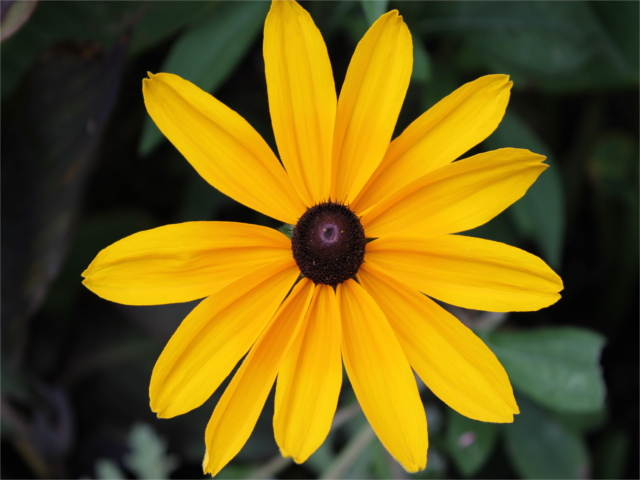
#> input picture TP2/images/picture.bmp, 640 x 480 px; the run also reads 1 picture not shown here
$ jupyter execute --allow-errors TP2.ipynb
#> lines starting #> are read from the running program, lines starting #| are printed output that depends on the picture
[cell 1]
import matplotlib.pyplot as plot

x = [1, 2, 3, 4, 5, 6, 7, 8, 9, 10]
y = [0, 1, 0, 0, 1, 0, 1, 1, 1, 0]
plot.plot(x, y, linewidth=3, drawstyle="steps", color="#00363a")
plot.show()
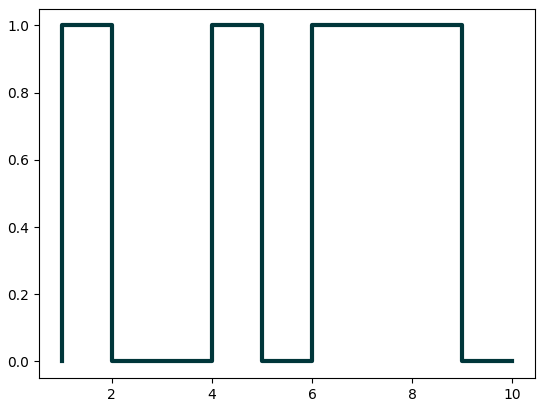
#> figure drawn by matplotlib, 1 panel; curve peaks at x = 2, y = 1

[cell 2]
from pandas import json_normalize
import pandas as pd
import json
import matplotlib.pyplot as plot

#> (the rest of this cell did not finish here and is left out)

[cell 3]
from pandas import json_normalize
import pandas as pd
import json
import matplotlib.pyplot as plot

#> (the rest of this cell did not finish here and is left out)

[cell 4]
from pandas.io.json import json_normalize
import pandas as pd
import json
import math
import matplotlib.pyplot as plot

#> (the rest of this cell did not finish here and is left out)

# Exo 2

[cell 5]
import os, sys
from PIL import Image

imgfile = Image.open("./images/picture.bmp")
#> imgfile is the input picture: PIL image 640x480 RGB; mean R, G, B 113.3, 93.4, 20.9
print(imgfile.size, imgfile.format)
#| (640, 480) BMP

[cell 6]
import os, sys
from PIL import Image

imgfile = Image.open("./images/flower.jpg")
data = imgfile.getdata()
for i in range(10):
    for j in range(10):
        print(i, j, data.getpixel((i, j)))
#> this loop made 10 passes
#> (printed output is left out)

[cell 7]
import os, sys
from PIL import Image

imgfile = Image.open("./images/flower.jpg")
print(imgfile.mode, imgfile.getbands(), imgfile.bits, imgfile.width, imgfile.height)
#| RGB ('R', 'G', 'B') 8 640 480

[cell 8]
import os, sys
from PIL import Image
from PIL.ExifTags import TAGS

imgfile = Image.open("./images/flower.jpg")
exif_data = imgfile._getexif()
#> exif_data = 42 items

if exif_data:  # s'il existe des informations EXIF
    for tag, value in exif_data.items():
        if tag in TAGS:
            print(TAGS[tag], value)
#> this loop made 42 passes
#> (tag, value) on passes 1, 2, 3, 4, 6, 7, 8, 9, 11, 15, 16, 19: (296, 2), (34665, 204), (271, 'Canon'), (272, 'Canon EOS 1100D'), (274, 1), (306, '2018:02:11 10:47:45'), (531, 2), (33432, ''), (315, ''), (36867, '2012:07:29 16:45:44'), (36868, '2012:07:29 16:45:44'), (37383, 5)
#> tag on passes 5, 10, 12, 13, 14, 17: 283, 282, 36864, 37121, 37377, 37378
#| ResolutionUnit 2
#| ExifOffset 204
#| Make Canon
#| Model Canon EOS 1100D
#| YResolution 72.0
#| Orientation 1
#| DateTime 2018:02:11 10:47:45
#| YCbCrPositioning 2
#> (further printed lines are left out)

[cell 9]
from PIL import Image
import matplotlib.pyplot as plot

imgfile = Image.open("./images/flower.jpg")
histogram = imgfile.histogram()
#> histogram = 768 values, max 25276 at index 517, min 0 at index 471, mean 1200
# we have three bands (for this image)
red = histogram[0:255]
#> red = 255 values, max 6579 at index 243, min 1 at index 0, mean 1197.3
green = histogram[256:511]
#> green = 255 values, max 4764 at index 8, min 0 at index 215, mean 1204.7
blue = histogram[512:767]
#> blue = 255 values, max 25276 at index 5, min 0 at index 139, mean 1204.7
fig, (axis1, axis2, axis3) = plot.subplots(nrows=3, ncols=1)
axis1.plot(red, color="red")
axis2.plot(green, color="green")
axis3.plot(blue, color="blue")
plot.show()
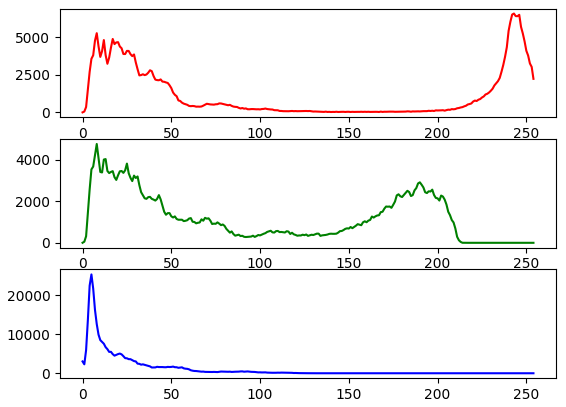
#> figure drawn by matplotlib, 3 panels; panel 1: curve peaks at x = 243, y = 6579; panel 2: curve peaks at x = 8, y = 4764; panel 3: curve peaks at x = 5, y = 25276

[cell 10]
from PIL import Image
import matplotlib.pyplot as plot

imgfile = Image.open("./images/flower.jpg")
histogram = imgfile.histogram()
red = histogram[0:255]
green = histogram[256:511]
blue = histogram[512:767]
x = range(255)
y = []
for i in x:
    y.append((red[i], green[i], blue[i]))
#> after the loop, y = 255 items, first 6: (1, 2, 3027), (56, 53, 2290), (357, 315, 5917), (1512, 1416, 13652), (2696, 2570, 22405), (3567, 3538, 25276)
figure, axes = plot.subplots()
axes.set_prop_cycle("color", ["red", "green", "blue"])
plot.plot(x, y)
plot.show()
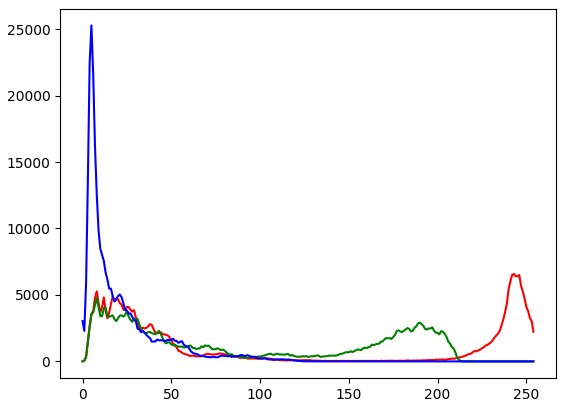
#> figure drawn by matplotlib, 1 panel; curve peaks at x = 243, y = 6579; curve peaks at x = 8, y = 4764; curve peaks at x = 5, y = 25276

# Exo 3

#> (a cell that did not finish here is left out)

#> (a cell that did not finish here is left out)

# Exo 4

[cell 13]
import numpy as np
import matplotlib.pyplot as plot
from sklearn.cluster import KMeans

numarray = np.array(
    [
        [1, 1],
        [1, 2],
        [1, 3],
        [1, 4],
        [1, 5],
        [1, 6],
        [1, 7],
        [1, 8],
        [1, 9],
        [1, 10],
        [10, 1],
        [10, 2],
        [10, 3],
        [10, 4],
        [10, 5],
        [10, 6],
        [10, 7],
        [10, 8],
        [10, 9],
        [10, 10],
    ]
)

clusters = KMeans(n_clusters=4, n_init=2)
clusters.fit(numarray)
print(clusters.labels_)
colors = np.array(["#ff0000", "#00ff00", "#0000ff", "#eb8034"])

plot.scatter(numarray[:, 0], numarray[:, 1], c=colors[clusters.labels_])
plot.show()
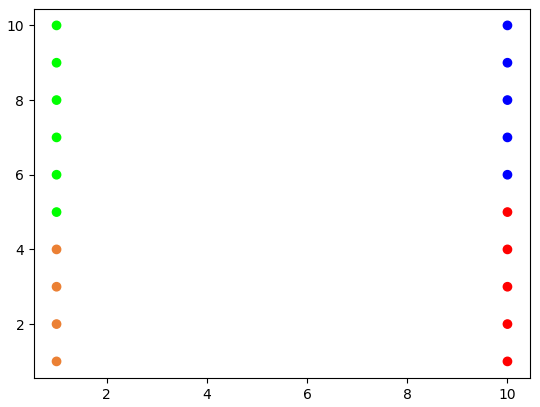
#> figure drawn by matplotlib, 1 panel

[cell 14]
from pandas import json_normalize
from sklearn.preprocessing import LabelEncoder
import pandas as pd
import json

#> (the rest of this cell did not finish here and is left out)

#> (a cell that did not finish here is left out)

#> (a cell that did not finish here is left out)

KMeans est plus précis mais consomme plus de mémoire, tandis que MiniBatchKMeans est plus rapide et consomme moins de mémoire, mais peut être moins précis et moins stable. Le choix entre les deux algorithmes dépendra donc des exigences spécifiques de la tâche de clustering.

[cell 17]
from PIL import Image
import numpy
import math
import time
import matplotlib.pyplot as plot
from sklearn.cluster import KMeans

imgfile = Image.open("./images/flower.jpg")
numarray = numpy.array(imgfile.getdata(), numpy.uint8)
X = []
Y = []
for x in range(1, 20):
    cluster_count = x

    start_time = time.time()
    clusters = KMeans(n_clusters=cluster_count, n_init=2)
    clusters.fit(numarray)
    end_time = time.time()
    total_time = end_time - start_time
    print("Total time: ", x, ":", total_time)
    X.append(x)
    Y.append(total_time)
#> after the loop, X = [1, 2, 3, 4, 5, 6, 7, 8, 9, 10, 11, 12, 13, 14, 15, 16, 17, 18, 19]; Y = [0.112, 0.112, 0.207, 0.209, 0.248, 0.326, 0.415, 0.53, 0.448, 0.487, 0.528, 0.581, 0.835, 0.663, 0.812, 0.653, 0.894, 1.3, 0.645]
plot.bar(X, Y)
plot.show()
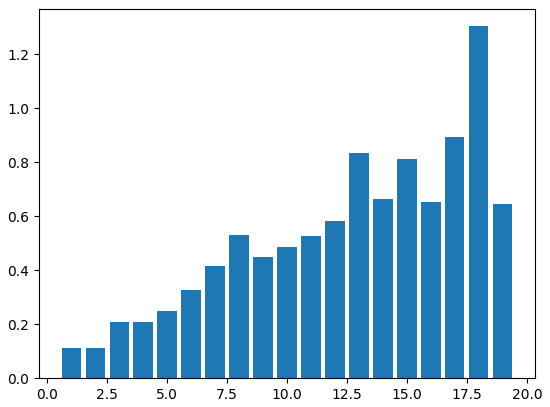
#> figure drawn by matplotlib, 1 panel; tallest bar 1.3 high, from x = 17.6 to 18.4

[cell 18]
from PIL import Image
import numpy
import math
import time
import matplotlib.pyplot as plot
from sklearn.cluster import MiniBatchKMeans

imgfile = Image.open("./images/flower.jpg")
numarray = numpy.array(imgfile.getdata(), numpy.uint8)
X = []
Y = []
for x in range(1, 50):
    cluster_count = x

    start_time = time.time()
    clusters = MiniBatchKMeans(n_clusters=cluster_count, n_init=2)
    clusters.fit(numarray)
    end_time = time.time()
    total_time = end_time - start_time
    print("Total time: ", x, ":", total_time)
    X.append(x)
    Y.append(total_time)
#> after the loop, X = 49 values from 1 to 49; Y = 49 values, max 0.256 at index 48, min 0.0177 at index 3, mean 0.0904
plot.bar(X, Y)
plot.show()
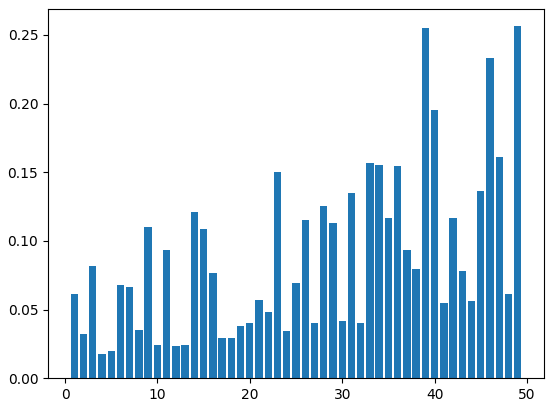
#> figure drawn by matplotlib, 1 panel; tallest bar 0.256 high, from x = 48.6 to 49.4

[cell 19]
from PIL import Image
import numpy
import math
import matplotlib.pyplot as plot
from sklearn.cluster import KMeans
from sklearn.cluster import MiniBatchKMeans

imgfile = Image.open("./images/flower.jpg")
numarray = numpy.array(imgfile.getdata(), numpy.uint8)

cluster_count = 10

clusters = KMeans(n_clusters=cluster_count, n_init=2)
clusters.fit(numarray)

mclusters = MiniBatchKMeans(n_clusters=cluster_count, n_init=2)
mclusters.fit(numarray)

fig, axes = plot.subplots(nrows=3, ncols=1, figsize=(20, 25))
# Scatter plot for RG (RGB)
axes[0].scatter(numarray[:, 0], numarray[:, 1])
axes[0].scatter(
    clusters.cluster_centers_[:, 0], clusters.cluster_centers_[:, 1], c="red"
)
axes[0].scatter(
    mclusters.cluster_centers_[:, 0], mclusters.cluster_centers_[:, 1], c="black"
)

# Scatter plot of RB (RGB)
axes[1].scatter(numarray[:, 0], numarray[:, 2])
axes[1].scatter(
    clusters.cluster_centers_[:, 0], clusters.cluster_centers_[:, 2], c="red"
)
axes[1].scatter(
    mclusters.cluster_centers_[:, 0], mclusters.cluster_centers_[:, 2], c="black"
)

# Scatter plot of GB (RGB)
axes[2].scatter(numarray[:, 1], numarray[:, 2])
axes[2].scatter(
    clusters.cluster_centers_[:, 1], clusters.cluster_centers_[:, 2], c="red"
)
axes[2].scatter(
    mclusters.cluster_centers_[:, 1], mclusters.cluster_centers_[:, 2], c="black"
)
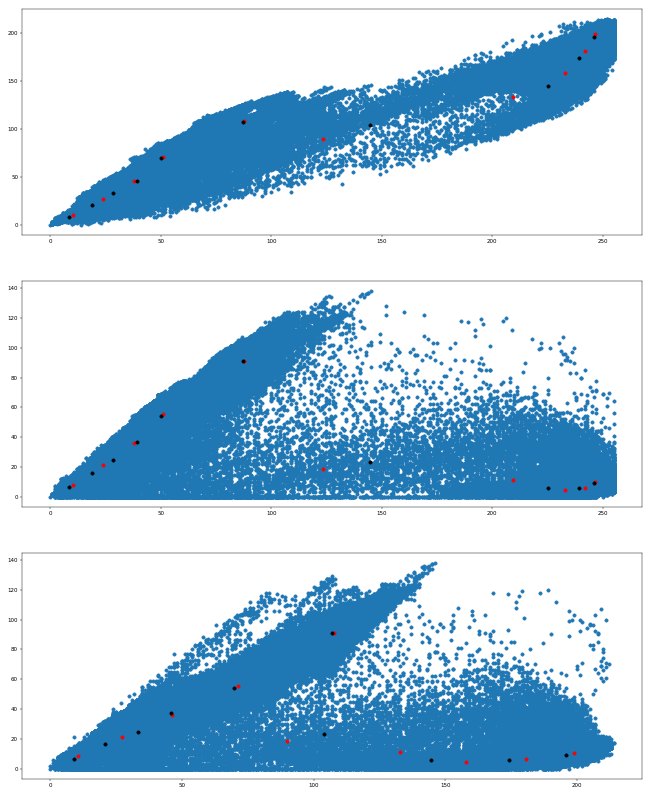
#> figure drawn by matplotlib, 3 panels
